Frame 1 (no input): blank canvas, image omitted
Frame 60 (the mouse pressed at the canvas centre just before this capture): blank canvas, image omitted
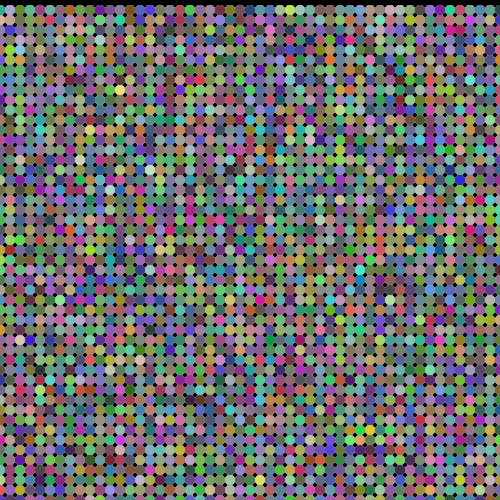
Frame 120 (the mouse held since frame 60 and released just before this capture)

The Processing sketch whose frames 1 and 60 were blank and that drew this single picture after the mouse press (run headless with seeded random() and noise(); from frame 60 on, the mouse is pressed at the canvas centre):

// Processing sketch: pattern3
// ── pattern3.pde
void setup(){
  size(500,500);
  background(0);
}


void draw(){
  for(int j=1; j < width; j++){
    for(int i=0; i< height; i++){
      noStroke();
      fill(random(255), random(255), random(255), 127);
      ellipse(i*10,j*10,mouseX/25,mouseX/25);
    }
  }
  
}
